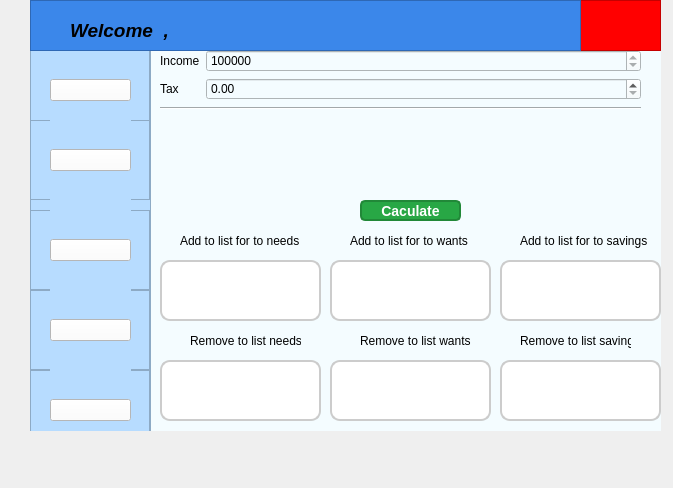
<?xml version="1.0" encoding="UTF-8"?>
<ui version="4.0">
 <author>khanh</author>
 <class>Form</class>
 <widget class="QWidget" name="Form">
  <property name="geometry">
   <rect>
    <x>0</x>
    <y>0</y>
    <width>673</width>
    <height>488</height>
   </rect>
  </property>
  <property name="windowTitle">
   <string>Form</string>
  </property>
  <widget class="QFrame" name="FrameContent">
   <property name="geometry">
    <rect>
     <x>30</x>
     <y>50</y>
     <width>631</width>
     <height>381</height>
    </rect>
   </property>
   <property name="styleSheet">
    <string notr="true">background-color:rgb(244, 252, 255)
</string>
   </property>
   <property name="frameShape">
    <enum>QFrame::Shape::StyledPanel</enum>
   </property>
   <property name="frameShadow">
    <enum>QFrame::Shadow::Raised</enum>
   </property>
   <widget class="QStackedWidget" name="stackedWidget">
    <property name="geometry">
     <rect>
      <x>120</x>
      <y>0</y>
      <width>511</width>
      <height>401</height>
     </rect>
    </property>
    <property name="currentIndex">
     <number>1</number>
    </property>
    <widget class="QWidget" name="home_page">
     <widget class="QLabel" name="label">
      <property name="geometry">
       <rect>
        <x>150</x>
        <y>10</y>
        <width>201</width>
        <height>51</height>
       </rect>
      </property>
      <property name="font">
       <font>
        <pointsize>12</pointsize>
        <italic>false</italic>
        <bold>true</bold>
       </font>
      </property>
      <property name="text">
       <string>50/30/20 Budgeting Rule</string>
      </property>
     </widget>
     <widget class="QWidget" name="verticalLayoutWidget_6">
      <property name="geometry">
       <rect>
        <x>0</x>
        <y>60</y>
        <width>501</width>
        <height>321</height>
       </rect>
      </property>
      <layout class="QVBoxLayout" name="verticalLayout_6">
       <item>
        <widget class="QTextBrowser" name="textBrowser">
         <property name="styleSheet">
          <string notr="true"/>
         </property>
         <property name="html">
          <string>&lt;!DOCTYPE HTML PUBLIC &quot;-//W3C//DTD HTML 4.0//EN&quot; &quot;http://www.w3.org/TR/REC-html40/strict.dtd&quot;&gt;
&lt;html&gt;&lt;head&gt;&lt;meta name=&quot;qrichtext&quot; content=&quot;1&quot; /&gt;&lt;meta charset=&quot;utf-8&quot; /&gt;&lt;style type=&quot;text/css&quot;&gt;
p, li { white-space: pre-wrap; }
hr { height: 1px; border-width: 0; }
li.unchecked::marker { content: &quot;\2610&quot;; }
li.checked::marker { content: &quot;\2612&quot;; }
&lt;/style&gt;&lt;/head&gt;&lt;body style=&quot; font-family:'Segoe UI'; font-size:9pt; font-weight:400; font-style:normal;&quot;&gt;
&lt;p style=&quot; margin-top:0px; margin-bottom:0px; margin-left:0px; margin-right:0px; -qt-block-indent:0; text-indent:0px;&quot;&gt;The 50/30/20 budgeting rule is a straightforward financial framework designed to help individuals manage their money effectively. This method divides after-tax income into three categories: 50% for needs, such as housing, utilities, and groceries; 30% for wants, which includes discretionary spending on entertainment and leisure activities; and 20% for savings and debt repayment. By adhering to this simple structure, individuals can ensure that they are meeting their essential expenses while also enjoying personal indulgences and building a secure financial future. This rule serves as a practical guide for anyone looking to achieve a balanced budget and improved financial health.&lt;/p&gt;&lt;/body&gt;&lt;/html&gt;</string>
         </property>
        </widget>
       </item>
       <item>
        <widget class="QTextBrowser" name="textBrowser_2">
         <property name="html">
          <string>&lt;!DOCTYPE HTML PUBLIC &quot;-//W3C//DTD HTML 4.0//EN&quot; &quot;http://www.w3.org/TR/REC-html40/strict.dtd&quot;&gt;
&lt;html&gt;&lt;head&gt;&lt;meta name=&quot;qrichtext&quot; content=&quot;1&quot; /&gt;&lt;meta charset=&quot;utf-8&quot; /&gt;&lt;style type=&quot;text/css&quot;&gt;
p, li { white-space: pre-wrap; }
hr { height: 1px; border-width: 0; }
li.unchecked::marker { content: &quot;\2610&quot;; }
li.checked::marker { content: &quot;\2612&quot;; }
&lt;/style&gt;&lt;/head&gt;&lt;body style=&quot; font-family:'Segoe UI'; font-size:9pt; font-weight:400; font-style:normal;&quot;&gt;
&lt;p style=&quot; margin-top:0px; margin-bottom:0px; margin-left:0px; margin-right:0px; -qt-block-indent:0; text-indent:0px;&quot;&gt;Quy tắc ngân sách 50/30/20 là một khuôn khổ tài chính đơn giản được thiết kế để giúp cá nhân quản lý tiền bạc của họ một cách hiệu quả. Phương pháp này chia thu nhập sau thuế thành ba loại: 50% cho nhu cầu, chẳng hạn như nhà ở, tiện ích và thực phẩm; 30% cho mong muốn, bao gồm chi tiêu tùy ý cho giải trí và các hoạt động vui chơi; và 20% cho tiết kiệm và trả nợ. Bằng cách tuân thủ cấu trúc đơn giản này, cá nhân có thể đảm bảo rằng họ đang đáp ứng các khoản chi tiêu thiết yếu trong khi cũng tận hưởng những điều xa xỉ cá nhân và xây dựng một tương lai tài chính an toàn. Quy tắc này phục vụ như một hướng dẫn thực tiễn cho bất kỳ ai đang tìm cách đạt được ngân sách cân bằng và cải thiện sức khỏe tài chính.&lt;/p&gt;&lt;/body&gt;&lt;/html&gt;</string>
         </property>
        </widget>
       </item>
      </layout>
     </widget>
    </widget>
    <widget class="QWidget" name="input_page">
     <widget class="QWidget" name="formLayoutWidget">
      <property name="geometry">
       <rect>
        <x>10</x>
        <y>0</y>
        <width>481</width>
        <height>51</height>
       </rect>
      </property>
      <layout class="QFormLayout" name="formLayout">
       <item row="0" column="0">
        <widget class="QLabel" name="label_3">
         <property name="text">
          <string>Income</string>
         </property>
        </widget>
       </item>
       <item row="0" column="1">
        <widget class="QSpinBox" name="spinBox">
         <property name="styleSheet">
          <string notr="true">QComboBox {
    background-color: #ffffff;  /* Màu nền trắng */
    color: #333;  /* Màu chữ đậm */
    font-size: 14px;
    font-weight: bold;
    border: 2px solid #ccc;
    border-radius: 5px;
    padding: 5px;
    min-width: 120px;  /* Đặt chiều rộng tối thiểu */
    transition: all 0.3s ease-in-out;
}

/* Khi hover (di chuột vào) */
QComboBox:hover {
    background-color: #f8f9fa;
    border-color: #888;
}

/* Khi được focus */
QComboBox:focus {
    border-color: #0078D7;
    box-shadow: 0px 0px 8px rgba(0, 120, 215, 0.5);
}

/* Khi mở danh sách */
QComboBox::drop-down {
    border-left: 2px solid #ccc;
    width: 20px;
}

/* Danh sách tùy chọn */
QComboBox QAbstractItemView {
    background-color: white;
    border: 1px solid #ccc;
    selection-background-color: #0078D7;
    selection-color: white;
}

/* Khi hover lên từng mục */
QComboBox QAbstractItemView::item:hover {
    background-color: #f0f0f0;
}

/* Khi chọn một mục */
QComboBox QAbstractItemView::item:selected {
    background-color: #0078D7;
    color: white;
}
</string>
         </property>
         <property name="minimum">
          <number>100000</number>
         </property>
         <property name="maximum">
          <number>1000000000</number>
         </property>
        </widget>
       </item>
       <item row="1" column="0">
        <widget class="QLabel" name="label_4">
         <property name="text">
          <string>Tax</string>
         </property>
        </widget>
       </item>
       <item row="1" column="1">
        <widget class="QDoubleSpinBox" name="doubleSpinBox">
         <property name="maximum">
          <double>1.000000000000000</double>
         </property>
         <property name="singleStep">
          <double>0.100000000000000</double>
         </property>
        </widget>
       </item>
      </layout>
     </widget>
     <widget class="Line" name="line">
      <property name="geometry">
       <rect>
        <x>10</x>
        <y>50</y>
        <width>481</width>
        <height>16</height>
       </rect>
      </property>
      <property name="orientation">
       <enum>Qt::Orientation::Horizontal</enum>
      </property>
     </widget>
     <widget class="QPushButton" name="pushButton_7">
      <property name="geometry">
       <rect>
        <x>210</x>
        <y>150</y>
        <width>101</width>
        <height>21</height>
       </rect>
      </property>
      <property name="styleSheet">
       <string notr="true">QPushButton {
    background-color: #28a745;  /* Màu xanh lá */
    color: white;
    font-size: 14px;
    font-weight: bold;
    border: 2px solid #218838;
    border-radius: 5px;
    width: 101px;
    height: 21px;
    transition: all 0.3s ease-in-out;
}

/* Khi hover */
QPushButton:hover {
    background-color: #218838;
    border-color: #1e7e34;
    transform: scale(1.05);
}

/* Khi bấm giữ */
QPushButton:pressed {
    background-color: #1e7e34;
    border-color: #155724;
    transform: scale(0.95);
}

/* Khi được focus */
QPushButton:focus {
    outline: none;
    box-shadow: 0px 0px 5px rgba(40, 167, 69, 0.6);
}
</string>
      </property>
      <property name="text">
       <string>Caculate</string>
      </property>
     </widget>
     <widget class="QLabel" name="result_output">
      <property name="geometry">
       <rect>
        <x>10</x>
        <y>60</y>
        <width>481</width>
        <height>71</height>
       </rect>
      </property>
      <property name="text">
       <string/>
      </property>
     </widget>
     <widget class="QPushButton" name="pushButton_9">
      <property name="geometry">
       <rect>
        <x>10</x>
        <y>210</y>
        <width>161</width>
        <height>61</height>
       </rect>
      </property>
      <property name="styleSheet">
       <string notr="true">QPushButton {
    image: url(:/newPrefix/plus-button.png);
    background-color: white;
    border: 2px solid #ccc;
    border-radius: 10px;
    padding: 5px;
    transition: all 0.3s ease-in-out;
}

/* Khi hover (di chuột vào) */
QPushButton:hover {
    background-color: #f0f0f0;
    border-color: #888;
    transform: scale(1.05);
}

/* Khi bấm giữ */
QPushButton:pressed {
    background-color: #e0e0e0;
    border-color: #555;
    transform: scale(0.95);
}

/* Khi button được focus (chọn bằng bàn phím Tab) */
QPushButton:focus {
    outline: none;
    border: 2px solid #0078D7;
    box-shadow: 0px 0px 10px rgba(0, 120, 215, 0.5);
}
</string>
      </property>
      <property name="text">
       <string/>
      </property>
     </widget>
     <widget class="QPushButton" name="pushButton_6">
      <property name="geometry">
       <rect>
        <x>10</x>
        <y>310</y>
        <width>161</width>
        <height>61</height>
       </rect>
      </property>
      <property name="styleSheet">
       <string notr="true">QPushButton {
    image: url(:/newPrefix/cross-button.png);
    background-color: white;
    border: 2px solid #ccc;
    border-radius: 10px;
    padding: 5px;
    transition: all 0.3s ease-in-out;
}

/* Khi hover (di chuột vào) */
QPushButton:hover {
    background-color: #f0f0f0;
    border-color: #888;
    transform: scale(1.05);
}

/* Khi bấm giữ */
QPushButton:pressed {
    background-color: #e0e0e0;
    border-color: #555;
    transform: scale(0.95);
}

/* Khi button được focus (chọn bằng bàn phím Tab) */
QPushButton:focus {
    outline: none;
    border: 2px solid #0078D7; /* Màu xanh nhẹ */
    box-shadow: 0px 0px 10px rgba(0, 120, 215, 0.5);
}
</string>
      </property>
      <property name="text">
       <string/>
      </property>
     </widget>
     <widget class="QLabel" name="label_6">
      <property name="geometry">
       <rect>
        <x>30</x>
        <y>180</y>
        <width>131</width>
        <height>21</height>
       </rect>
      </property>
      <property name="text">
       <string>Add to list for to needs</string>
      </property>
     </widget>
     <widget class="QPushButton" name="pushButton_10">
      <property name="geometry">
       <rect>
        <x>180</x>
        <y>210</y>
        <width>161</width>
        <height>61</height>
       </rect>
      </property>
      <property name="styleSheet">
       <string notr="true">QPushButton {
    image: url(:/newPrefix/plus-button.png);
    background-color: white;
    border: 2px solid #ccc;
    border-radius: 10px;
    padding: 5px;
    transition: all 0.3s ease-in-out;
}

/* Khi hover (di chuột vào) */
QPushButton:hover {
    background-color: #f0f0f0;
    border-color: #888;
    transform: scale(1.05);
}

/* Khi bấm giữ */
QPushButton:pressed {
    background-color: #e0e0e0;
    border-color: #555;
    transform: scale(0.95);
}

/* Khi button được focus (chọn bằng bàn phím Tab) */
QPushButton:focus {
    outline: none;
    border: 2px solid #0078D7;
    box-shadow: 0px 0px 10px rgba(0, 120, 215, 0.5);
}
</string>
      </property>
      <property name="text">
       <string/>
      </property>
     </widget>
     <widget class="QPushButton" name="pushButton_17">
      <property name="geometry">
       <rect>
        <x>350</x>
        <y>210</y>
        <width>161</width>
        <height>61</height>
       </rect>
      </property>
      <property name="styleSheet">
       <string notr="true">QPushButton {
    image: url(:/newPrefix/plus-button.png);
    background-color: white;
    border: 2px solid #ccc;
    border-radius: 10px;
    padding: 5px;
    transition: all 0.3s ease-in-out;
}

/* Khi hover (di chuột vào) */
QPushButton:hover {
    background-color: #f0f0f0;
    border-color: #888;
    transform: scale(1.05);
}

/* Khi bấm giữ */
QPushButton:pressed {
    background-color: #e0e0e0;
    border-color: #555;
    transform: scale(0.95);
}

/* Khi button được focus (chọn bằng bàn phím Tab) */
QPushButton:focus {
    outline: none;
    border: 2px solid #0078D7;
    box-shadow: 0px 0px 10px rgba(0, 120, 215, 0.5);
}
</string>
      </property>
      <property name="text">
       <string/>
      </property>
     </widget>
     <widget class="QLabel" name="label_19">
      <property name="geometry">
       <rect>
        <x>200</x>
        <y>180</y>
        <width>131</width>
        <height>21</height>
       </rect>
      </property>
      <property name="text">
       <string>Add to list for to wants</string>
      </property>
     </widget>
     <widget class="QLabel" name="label_20">
      <property name="geometry">
       <rect>
        <x>370</x>
        <y>180</y>
        <width>141</width>
        <height>21</height>
       </rect>
      </property>
      <property name="text">
       <string>Add to list for to savings</string>
      </property>
     </widget>
     <widget class="QPushButton" name="pushButton_30">
      <property name="geometry">
       <rect>
        <x>180</x>
        <y>310</y>
        <width>161</width>
        <height>61</height>
       </rect>
      </property>
      <property name="styleSheet">
       <string notr="true">QPushButton {
    image: url(:/newPrefix/cross-button.png);
    background-color: white;
    border: 2px solid #ccc;
    border-radius: 10px;
    padding: 5px;
    transition: all 0.3s ease-in-out;
}

/* Khi hover (di chuột vào) */
QPushButton:hover {
    background-color: #f0f0f0;
    border-color: #888;
    transform: scale(1.05);
}

/* Khi bấm giữ */
QPushButton:pressed {
    background-color: #e0e0e0;
    border-color: #555;
    transform: scale(0.95);
}

/* Khi button được focus (chọn bằng bàn phím Tab) */
QPushButton:focus {
    outline: none;
    border: 2px solid #0078D7; /* Màu xanh nhẹ */
    box-shadow: 0px 0px 10px rgba(0, 120, 215, 0.5);
}
</string>
      </property>
      <property name="text">
       <string/>
      </property>
     </widget>
     <widget class="QPushButton" name="pushButton_31">
      <property name="geometry">
       <rect>
        <x>350</x>
        <y>310</y>
        <width>161</width>
        <height>61</height>
       </rect>
      </property>
      <property name="styleSheet">
       <string notr="true">QPushButton {
    image: url(:/newPrefix/cross-button.png);
    background-color: white;
    border: 2px solid #ccc;
    border-radius: 10px;
    padding: 5px;
    transition: all 0.3s ease-in-out;
}

/* Khi hover (di chuột vào) */
QPushButton:hover {
    background-color: #f0f0f0;
    border-color: #888;
    transform: scale(1.05);
}

/* Khi bấm giữ */
QPushButton:pressed {
    background-color: #e0e0e0;
    border-color: #555;
    transform: scale(0.95);
}

/* Khi button được focus (chọn bằng bàn phím Tab) */
QPushButton:focus {
    outline: none;
    border: 2px solid #0078D7; /* Màu xanh nhẹ */
    box-shadow: 0px 0px 10px rgba(0, 120, 215, 0.5);
}
</string>
      </property>
      <property name="text">
       <string/>
      </property>
     </widget>
     <widget class="QLabel" name="label_21">
      <property name="geometry">
       <rect>
        <x>40</x>
        <y>280</y>
        <width>111</width>
        <height>21</height>
       </rect>
      </property>
      <property name="text">
       <string>Remove to list needs</string>
      </property>
     </widget>
     <widget class="QLabel" name="label_22">
      <property name="geometry">
       <rect>
        <x>210</x>
        <y>280</y>
        <width>111</width>
        <height>21</height>
       </rect>
      </property>
      <property name="text">
       <string>Remove to list wants</string>
      </property>
     </widget>
     <widget class="QLabel" name="label_23">
      <property name="geometry">
       <rect>
        <x>370</x>
        <y>280</y>
        <width>111</width>
        <height>21</height>
       </rect>
      </property>
      <property name="text">
       <string>Remove to list savings</string>
      </property>
     </widget>
    </widget>
    <widget class="QWidget" name="setting">
     <widget class="QLabel" name="label_9">
      <property name="geometry">
       <rect>
        <x>40</x>
        <y>20</y>
        <width>121</width>
        <height>16</height>
       </rect>
      </property>
      <property name="text">
       <string>DarkMode/LighMode</string>
      </property>
     </widget>
     <widget class="QRadioButton" name="radioButton">
      <property name="geometry">
       <rect>
        <x>170</x>
        <y>20</y>
        <width>89</width>
        <height>20</height>
       </rect>
      </property>
      <property name="text">
       <string>Dark Mode</string>
      </property>
     </widget>
     <widget class="QRadioButton" name="radioButton_2">
      <property name="geometry">
       <rect>
        <x>280</x>
        <y>20</y>
        <width>89</width>
        <height>20</height>
       </rect>
      </property>
      <property name="text">
       <string>Light Mode</string>
      </property>
     </widget>
     <widget class="QLabel" name="label_10">
      <property name="geometry">
       <rect>
        <x>40</x>
        <y>120</y>
        <width>111</width>
        <height>16</height>
       </rect>
      </property>
      <property name="text">
       <string>Logout</string>
      </property>
     </widget>
     <widget class="QPushButton" name="pushButton_8">
      <property name="geometry">
       <rect>
        <x>180</x>
        <y>120</y>
        <width>191</width>
        <height>21</height>
       </rect>
      </property>
      <property name="styleSheet">
       <string notr="true">color:red;
</string>
      </property>
      <property name="text">
       <string>Logout</string>
      </property>
     </widget>
     <widget class="QLabel" name="label_11">
      <property name="geometry">
       <rect>
        <x>40</x>
        <y>70</y>
        <width>111</width>
        <height>16</height>
       </rect>
      </property>
      <property name="text">
       <string>Acount </string>
      </property>
     </widget>
     <widget class="QPushButton" name="pushButton_15">
      <property name="geometry">
       <rect>
        <x>180</x>
        <y>70</y>
        <width>191</width>
        <height>21</height>
       </rect>
      </property>
      <property name="styleSheet">
       <string notr="true">color:red;
</string>
      </property>
      <property name="text">
       <string>Show</string>
      </property>
     </widget>
    </widget>
    <widget class="QWidget" name="graphic_page">
     <widget class="QPushButton" name="pushButton_11">
      <property name="geometry">
       <rect>
        <x>210</x>
        <y>350</y>
        <width>75</width>
        <height>24</height>
       </rect>
      </property>
      <property name="text">
       <string>Update</string>
      </property>
     </widget>
     <widget class="QStackedWidget" name="stackedWidget_2">
      <property name="geometry">
       <rect>
        <x>0</x>
        <y>10</y>
        <width>501</width>
        <height>321</height>
       </rect>
      </property>
      <widget class="QWidget" name="pie_needs">
       <widget class="QGraphicsView" name="graphic_pie_needs">
        <property name="geometry">
         <rect>
          <x>10</x>
          <y>10</y>
          <width>491</width>
          <height>311</height>
         </rect>
        </property>
       </widget>
      </widget>
      <widget class="QWidget" name="pie_wants">
       <widget class="QGraphicsView" name="graphic_pie_wants">
        <property name="geometry">
         <rect>
          <x>10</x>
          <y>10</y>
          <width>491</width>
          <height>311</height>
         </rect>
        </property>
       </widget>
      </widget>
     </widget>
     <widget class="QPushButton" name="pushButton_12">
      <property name="geometry">
       <rect>
        <x>300</x>
        <y>350</y>
        <width>75</width>
        <height>24</height>
       </rect>
      </property>
      <property name="text">
       <string>Wants</string>
      </property>
     </widget>
     <widget class="QPushButton" name="pushButton_13">
      <property name="geometry">
       <rect>
        <x>120</x>
        <y>350</y>
        <width>75</width>
        <height>24</height>
       </rect>
      </property>
      <property name="text">
       <string>Needs</string>
      </property>
     </widget>
    </widget>
    <widget class="QWidget" name="predict_page">
     <widget class="QLabel" name="label_2">
      <property name="geometry">
       <rect>
        <x>50</x>
        <y>20</y>
        <width>171</width>
        <height>41</height>
       </rect>
      </property>
      <property name="font">
       <font>
        <pointsize>12</pointsize>
        <italic>true</italic>
        <bold>true</bold>
       </font>
      </property>
      <property name="text">
       <string>Predict for your goal</string>
      </property>
     </widget>
     <widget class="QComboBox" name="comboBox">
      <property name="geometry">
       <rect>
        <x>230</x>
        <y>30</y>
        <width>131</width>
        <height>20</height>
       </rect>
      </property>
     </widget>
     <widget class="QStackedWidget" name="stackedWidget_3">
      <property name="geometry">
       <rect>
        <x>0</x>
        <y>70</y>
        <width>501</width>
        <height>231</height>
       </rect>
      </property>
      <widget class="QWidget" name="page">
       <widget class="QLabel" name="label_5">
        <property name="geometry">
         <rect>
          <x>40</x>
          <y>90</y>
          <width>311</width>
          <height>71</height>
         </rect>
        </property>
        <property name="font">
         <font>
          <pointsize>11</pointsize>
          <italic>true</italic>
          <bold>true</bold>
         </font>
        </property>
        <property name="text">
         <string>Your goal have completed in months</string>
        </property>
       </widget>
      </widget>
      <widget class="QWidget" name="page_2"/>
     </widget>
     <widget class="QPushButton" name="pushButton_14">
      <property name="geometry">
       <rect>
        <x>160</x>
        <y>350</y>
        <width>75</width>
        <height>24</height>
       </rect>
      </property>
      <property name="text">
       <string>Load Data</string>
      </property>
     </widget>
     <widget class="QPushButton" name="pushButton_16">
      <property name="geometry">
       <rect>
        <x>260</x>
        <y>360</y>
        <width>75</width>
        <height>24</height>
       </rect>
      </property>
      <property name="text">
       <string>PushButton</string>
      </property>
     </widget>
    </widget>
   </widget>
   <widget class="QFrame" name="FameTooBar">
    <property name="geometry">
     <rect>
      <x>0</x>
      <y>0</y>
      <width>121</width>
      <height>401</height>
     </rect>
    </property>
    <property name="styleSheet">
     <string notr="true">background-color: rgb(183, 220, 255)
</string>
    </property>
    <property name="frameShape">
     <enum>QFrame::Shape::StyledPanel</enum>
    </property>
    <property name="frameShadow">
     <enum>QFrame::Shadow::Raised</enum>
    </property>
    <widget class="QFrame" name="frame">
     <property name="geometry">
      <rect>
       <x>0</x>
       <y>0</y>
       <width>120</width>
       <height>80</height>
      </rect>
     </property>
     <property name="frameShape">
      <enum>QFrame::Shape::StyledPanel</enum>
     </property>
     <property name="frameShadow">
      <enum>QFrame::Shadow::Raised</enum>
     </property>
     <widget class="QWidget" name="verticalLayoutWidget">
      <property name="geometry">
       <rect>
        <x>20</x>
        <y>0</y>
        <width>81</width>
        <height>81</height>
       </rect>
      </property>
      <layout class="QVBoxLayout" name="verticalLayout">
       <item>
        <widget class="QPushButton" name="pushButton">
         <property name="styleSheet">
          <string notr="true">background-color : white;
image: url(:/newPrefix/home.png);
</string>
         </property>
         <property name="text">
          <string/>
         </property>
        </widget>
       </item>
      </layout>
     </widget>
    </widget>
    <widget class="QFrame" name="frame_2">
     <property name="geometry">
      <rect>
       <x>0</x>
       <y>70</y>
       <width>120</width>
       <height>80</height>
      </rect>
     </property>
     <property name="frameShape">
      <enum>QFrame::Shape::StyledPanel</enum>
     </property>
     <property name="frameShadow">
      <enum>QFrame::Shadow::Raised</enum>
     </property>
     <widget class="QWidget" name="verticalLayoutWidget_2">
      <property name="geometry">
       <rect>
        <x>20</x>
        <y>0</y>
        <width>81</width>
        <height>81</height>
       </rect>
      </property>
      <layout class="QVBoxLayout" name="verticalLayout_2">
       <item>
        <widget class="QPushButton" name="pushButton_2">
         <property name="styleSheet">
          <string notr="true">background-color : white;
image : url(:/newPrefix/pencil.png);
</string>
         </property>
         <property name="text">
          <string/>
         </property>
        </widget>
       </item>
      </layout>
     </widget>
    </widget>
    <widget class="QFrame" name="frame_3">
     <property name="geometry">
      <rect>
       <x>0</x>
       <y>160</y>
       <width>120</width>
       <height>80</height>
      </rect>
     </property>
     <property name="frameShape">
      <enum>QFrame::Shape::StyledPanel</enum>
     </property>
     <property name="frameShadow">
      <enum>QFrame::Shadow::Raised</enum>
     </property>
     <widget class="QWidget" name="verticalLayoutWidget_3">
      <property name="geometry">
       <rect>
        <x>20</x>
        <y>0</y>
        <width>81</width>
        <height>81</height>
       </rect>
      </property>
      <layout class="QVBoxLayout" name="verticalLayout_3">
       <item>
        <widget class="QPushButton" name="pushButton_3">
         <property name="styleSheet">
          <string notr="true">background-color : white;
image: url(:/newPrefix/chart-medium.png);
</string>
         </property>
         <property name="text">
          <string/>
         </property>
        </widget>
       </item>
      </layout>
     </widget>
    </widget>
    <widget class="QFrame" name="frame_4">
     <property name="geometry">
      <rect>
       <x>0</x>
       <y>240</y>
       <width>120</width>
       <height>80</height>
      </rect>
     </property>
     <property name="frameShape">
      <enum>QFrame::Shape::StyledPanel</enum>
     </property>
     <property name="frameShadow">
      <enum>QFrame::Shadow::Raised</enum>
     </property>
     <widget class="QWidget" name="verticalLayoutWidget_4">
      <property name="geometry">
       <rect>
        <x>20</x>
        <y>0</y>
        <width>81</width>
        <height>81</height>
       </rect>
      </property>
      <layout class="QVBoxLayout" name="verticalLayout_4">
       <item>
        <widget class="QPushButton" name="pushButton_4">
         <property name="styleSheet">
          <string notr="true">background-color : white;
image: url(:/newPrefix/chart-up.png);
</string>
         </property>
         <property name="text">
          <string/>
         </property>
        </widget>
       </item>
      </layout>
     </widget>
    </widget>
    <widget class="QFrame" name="frame_5">
     <property name="geometry">
      <rect>
       <x>0</x>
       <y>320</y>
       <width>120</width>
       <height>80</height>
      </rect>
     </property>
     <property name="frameShape">
      <enum>QFrame::Shape::StyledPanel</enum>
     </property>
     <property name="frameShadow">
      <enum>QFrame::Shadow::Raised</enum>
     </property>
     <widget class="QWidget" name="verticalLayoutWidget_5">
      <property name="geometry">
       <rect>
        <x>20</x>
        <y>0</y>
        <width>81</width>
        <height>81</height>
       </rect>
      </property>
      <layout class="QVBoxLayout" name="verticalLayout_5">
       <item>
        <widget class="QPushButton" name="pushButton_5">
         <property name="styleSheet">
          <string notr="true">background-color : white;
image: url(:/newPrefix/banhrang.jpg);
</string>
         </property>
         <property name="text">
          <string/>
         </property>
        </widget>
       </item>
      </layout>
     </widget>
    </widget>
   </widget>
  </widget>
  <widget class="QFrame" name="frame_8">
   <property name="geometry">
    <rect>
     <x>580</x>
     <y>0</y>
     <width>81</width>
     <height>51</height>
    </rect>
   </property>
   <property name="styleSheet">
    <string notr="true">background-color : red ; </string>
   </property>
   <property name="frameShape">
    <enum>QFrame::Shape::StyledPanel</enum>
   </property>
   <property name="frameShadow">
    <enum>QFrame::Shadow::Raised</enum>
   </property>
   <widget class="QPushButton" name="bn_close">
    <property name="geometry">
     <rect>
      <x>20</x>
      <y>0</y>
      <width>41</width>
      <height>51</height>
     </rect>
    </property>
    <property name="maximumSize">
     <size>
      <width>55</width>
      <height>55</height>
     </size>
    </property>
    <property name="toolTip">
     <string>Close</string>
    </property>
    <property name="styleSheet">
     <string notr="true">QPushButton {
	border: none;
	background-color: rgba(0,0,0,0);
}
QPushButton:hover {
	background-color: rgb(0,143,150);
}
QPushButton:pressed {	
	background-color: rgba(0,0,0,0);
}</string>
    </property>
    <property name="text">
     <string/>
    </property>
    <property name="icon">
     <iconset>
      <normaloff>Minimalistic-Flat-Modern-GUI-Template-master/icons/1x/closeAsset 43.png</normaloff>Minimalistic-Flat-Modern-GUI-Template-master/icons/1x/closeAsset 43.png</iconset>
    </property>
    <property name="iconSize">
     <size>
      <width>22</width>
      <height>22</height>
     </size>
    </property>
    <property name="flat">
     <bool>true</bool>
    </property>
   </widget>
  </widget>
  <widget class="QFrame" name="frame_7">
   <property name="geometry">
    <rect>
     <x>30</x>
     <y>0</y>
     <width>551</width>
     <height>51</height>
    </rect>
   </property>
   <property name="styleSheet">
    <string notr="true">background-color: rgb(59, 135, 234);</string>
   </property>
   <property name="frameShape">
    <enum>QFrame::Shape::StyledPanel</enum>
   </property>
   <property name="frameShadow">
    <enum>QFrame::Shadow::Raised</enum>
   </property>
   <widget class="QLabel" name="welcome_text">
    <property name="geometry">
     <rect>
      <x>40</x>
      <y>20</y>
      <width>341</width>
      <height>21</height>
     </rect>
    </property>
    <property name="font">
     <font>
      <pointsize>14</pointsize>
      <italic>true</italic>
      <bold>true</bold>
     </font>
    </property>
    <property name="text">
     <string>Welcome  , </string>
    </property>
   </widget>
  </widget>
 </widget>
 <tabstops>
  <tabstop>pushButton_2</tabstop>
  <tabstop>pushButton</tabstop>
  <tabstop>textBrowser</tabstop>
  <tabstop>pushButton_3</tabstop>
  <tabstop>pushButton_4</tabstop>
  <tabstop>pushButton_5</tabstop>
  <tabstop>bn_close</tabstop>
  <tabstop>spinBox</tabstop>
  <tabstop>doubleSpinBox</tabstop>
  <tabstop>pushButton_7</tabstop>
  <tabstop>textBrowser_2</tabstop>
 </tabstops>
 <resources>
  <include location="image.qrc"/>
  <include location="../image/image.qrc"/>
 </resources>
 <connections/>
</ui>
